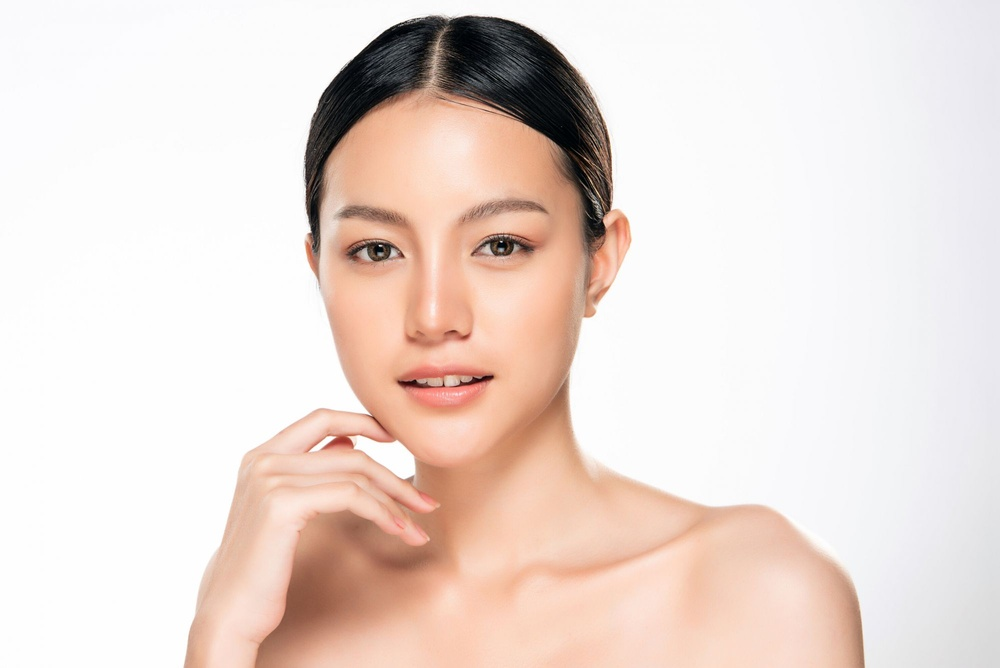
%> input picture m610110011_hw1_pic.jpg, 1000 x 668 px, shrunk from 2000 x 1335 before the run
$ octave m610110011_hw1_code.m   (GNU Octave 9; MATLAB toolbox functions it lacks are replaced by stand-ins)
%> lines starting %> are read from the running program, lines starting %| are printed output that depends on the picture; in (x1, y1, x2, y2) boxes, pixels count from 0 and x2, y2 are one past the last pixel; in counts of white or black regions, pixels touching at a corner belong together; the program's own positions count from 1
clc;close all;clear;

% import original image %
RGB = imread('m610110011_hw1_pic.jpg');
%> RGB is the input picture: size 668x1000x3 uint8; mean R, G, B 234.8, 219.9, 213.2

figure
imshow(RGB);

%% Transform color image to grayscale image

Igray = rgb2gray(RGB);
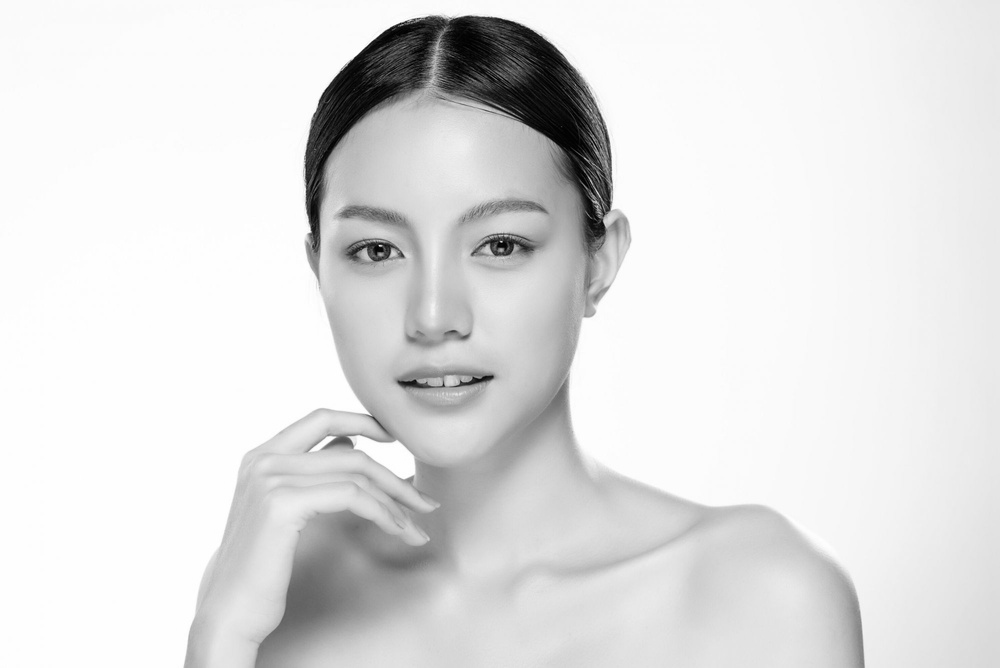
%> Igray: size 668x1000 uint8; min 0, max 255, mean 223.6
figure
imshow(Igray)

%% Plot histogram of gray-scale image
H = imhist(Igray);
%> H = 256 values, max 105183 at index 255, min 27 at index 1, mean 2609.4

figure
bar(H)
xlim([0 255])
xlabel('pixel value')
ylabel('Number')
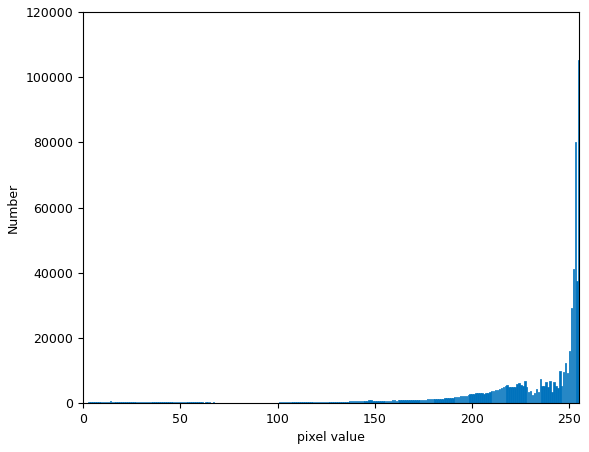
%> figure redrawn from the program's plot data; tallest bar 105183 high, from x = 254.6 to 255.4

%% Convert to binary image (1)

BW1 = Igray>100;
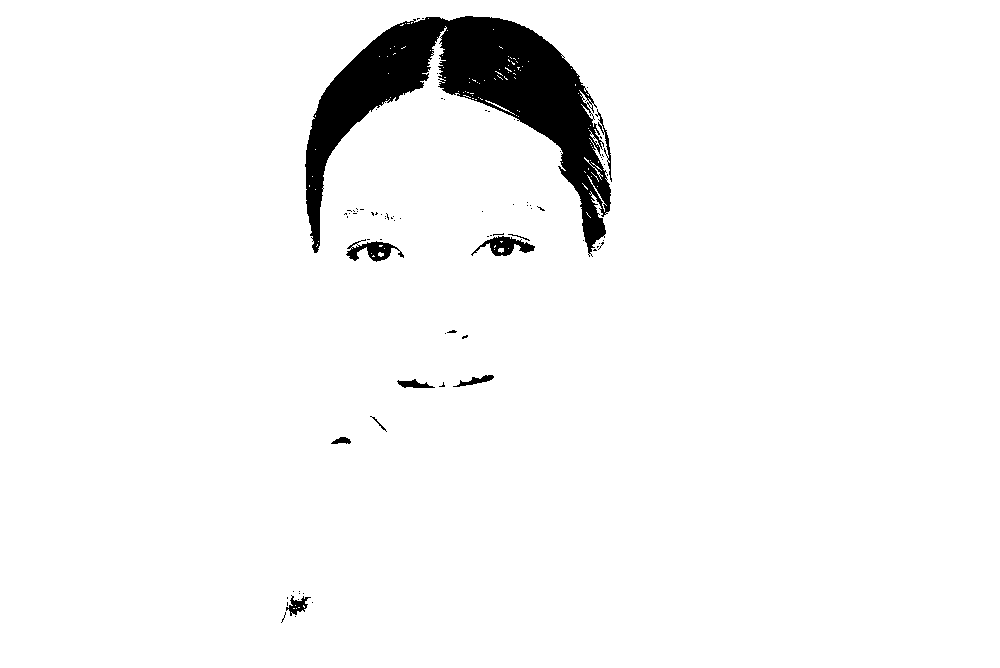
%> BW1: size 668x1000 logical; 95.9% white; 79 black regions (68 under 20 px), largest, box (x1, y1, x2, y2) and area: (305, 16, 611, 257) 25109, (346, 239, 404, 262) 580, (471, 236, 535, 256) 577
BW2 = Igray>180;
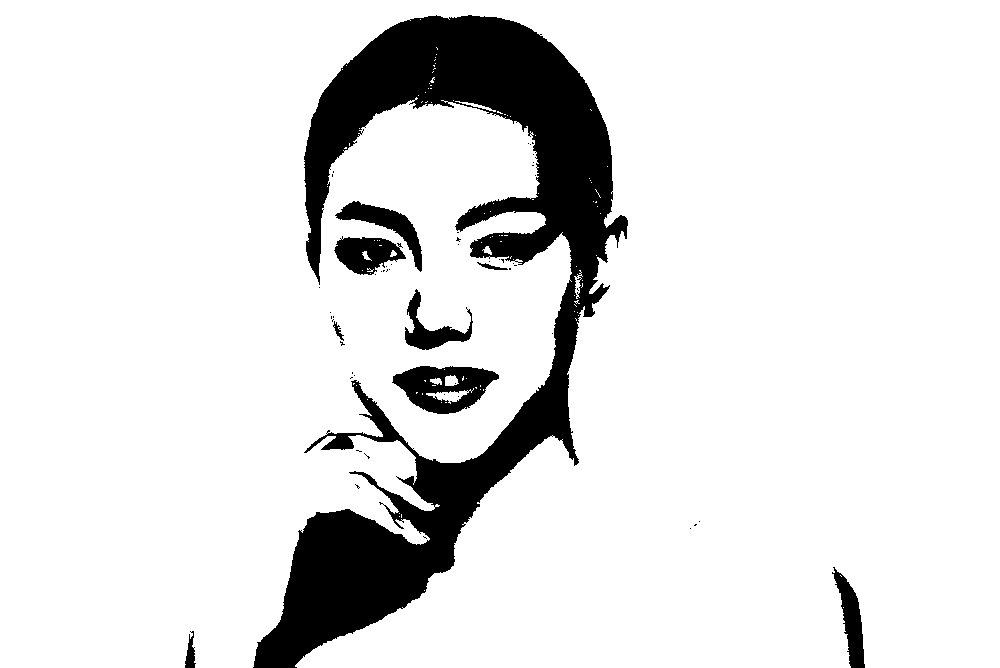
%> BW2: size 668x1000 logical; 88.3% white; 55 black regions (46 under 20 px), largest, box (x1, y1, x2, y2) and area: (253, 15, 628, 668) 68598, (392, 366, 499, 414) 3007, (334, 236, 406, 275) 1728

figure
subplot(1,2,1), imshow(BW1);
title('I > 100')
subplot(1,2,2), imshow(BW2);
title('I > 180')

%% Convert to binary image (2)
% Get the global threshold for the image. otsu method
thresh = graythresh(Igray);
%> thresh = 0.655
% Use that threshold to create a binary image.
BW3 = imbinarize(Igray, thresh);
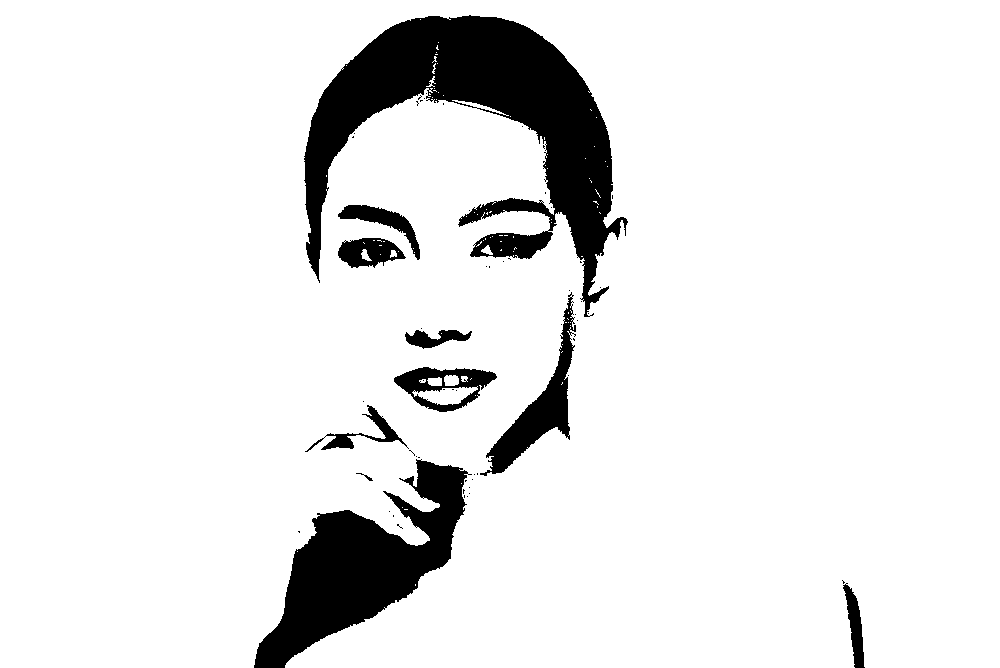
%> BW3: size 668x1000 logical; 90.4% white; 61 black regions (51 under 20 px), largest, box (x1, y1, x2, y2) and area: (304, 15, 628, 317) 34915, (254, 459, 472, 668) 18064, (480, 292, 576, 476) 4097

figure
imshow(BW3)

%% Export image
imwrite(BW3,'BinaryImage.png');
